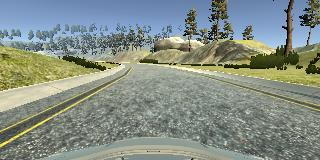
#> input picture resources/center_2022_11_14_10_22_32_396.jpg, 320 x 160 px, found by its file name; its folder holds only this picture in this run
$ python opencv_lane_detection_simple.py
#> lines starting #> are read from the running program, lines starting #| are printed output that depends on the picture; after the words box and inside, x2 and y2 are one past the last pixel; in counts of white or black regions, pixels touching at a corner belong together
import cv2
import matplotlib.pyplot as plt
import numpy as np
from matplotlib import image as mpimg


# Utility functions

# Returns edges detected in an image
def canny_edge_detector(frame):
    # Convert to grayscale as only image intensity needed for gradients
    gray = cv2.cvtColor(frame, cv2.COLOR_RGB2GRAY)

    # 5x5 gaussian blur to reduce noise
    blur = cv2.GaussianBlur(gray, (5, 5), 0)

    # Canny edge detector with minVal of 50 and maxVal of 150
    canny = cv2.Canny(blur, 50, 150)

    return canny


# Returns a masked image
def ROI_mask(image):
    rows, cols = image.shape

    # parameters for the image mask and for filtering lines
    left = 0.0 * cols
    right = 1.0 * cols
    x_margin = 0.40 * cols
    bottom = 0.85 * rows
    top = 0.40 * rows
    top_width = 0.35 * cols

    # a mask to be applied to the image
    top_left = (left + right - top_width) / 2
    top_right = (left + right + top_width) / 2
    vertices = np.array([[
        (left - x_margin, bottom),
        (top_left, top),
        (top_right, top),
        (right + x_margin, bottom)
    ]],
        dtype=np.int32)

    mask = np.zeros_like(image)
    cv2.fillPoly(mask, vertices, 255)  # 255 is the mask color

    # Bitwise AND between canny image and mask image
    masked_image = cv2.bitwise_and(image, mask)

    return masked_image


def get_coordinates(image, params):
    slope, intercept = params
    y1 = image.shape[0]
    y2 = int(y1 * (3 / 5))  # Setting y2 at 3/5th from y1
    x1 = int((y1 - intercept) / slope)  # Deriving from y = mx + c
    x2 = int((y2 - intercept) / slope)

    return np.array([x1, y1, x2, y2])


# Returns averaged lines on left and right sides of the image
def avg_lines(image, lines):
    left = []
    right = []

    for line in lines:
        x1, y1, x2, y2 = line.reshape(4)

        # Fit polynomial, find intercept and slope
        params = np.polyfit((x1, x2), (y1, y2), 1)
        slope = params[0]
        y_intercept = params[1]

        if slope < 0:
            left.append((slope, y_intercept))  # Negative slope = left lane
        else:
            right.append((slope, y_intercept))  # Positive slope = right lane

    # Avg over all values for a single slope and y-intercept value for each line

    left_avg = np.average(left, axis=0)
    right_avg = np.average(right, axis=0)

    # Find x1, y1, x2, y2 coordinates for left & right lines
    left_line = get_coordinates(image, left_avg)
    right_line = get_coordinates(image, right_avg)

    return np.array([left_line, right_line])


# Draws lines of given thickness over an image
def draw_lines(image, lines, thickness):
    print(lines)
    line_image = np.zeros_like(image)
    color = [0, 0, 255]

    if lines is not None:
        for x1, y1, x2, y2 in lines:
            cv2.line(line_image, (x1, y1), (x2, y2), color, thickness)

    # Merge the image with drawn lines onto the original.
    combined_image = cv2.addWeighted(image, 0.8, line_image, 1.0, 0.0)

    return combined_image


def process_image(frame):
    # Canny edge detection
    canny_edges = canny_edge_detector(frame)

    # Remove irrelevant segments of the image and retain only the lane portion
    cropped_image = ROI_mask(canny_edges)
    plt.figure()
    plt.imshow(cv2.cvtColor(cropped_image, cv2.COLOR_BGR2RGB))
    plt.show()

    # Hough transform to detect lanes from the detected edges
    lines = cv2.HoughLinesP(
        cropped_image,
        rho=2,  # Distance resolution in pixels
        theta=np.pi / 180,  # Angle resolution in radians
        threshold=100,  # Min. number of intersecting points to detect a line
        lines=np.array([]),  # Vector to return start and end points of the lines indicated by [x1, y1, x2, y2]
        minLineLength=40,  # Line segments shorter than this are rejected
        maxLineGap=25  # Max gap allowed between points on the same line
    )

    # Visualisations
    averaged_lines = avg_lines(frame, lines)  # Average the Hough lines as left or right lanes
    combined_image = draw_lines(frame, averaged_lines, 5)  # Combine the averaged lines on the real frame
    return combined_image


if __name__ == "__main__":
    # Test images
    import os

    test_image_dir = "./resources/"
    test_images = os.listdir(test_image_dir)

    for img in test_images:
        print(img)
        image = mpimg.imread(test_image_dir + img)
#> image is the input picture: shape (160, 320, 3); mean R, G, B 132.8, 142.4, 134
        plt.imshow(process_image(image))
#> in canny_edge_detector, `gray = cv2.cvtColor(frame, cv2.COLOR_RGB2GRAY)`:
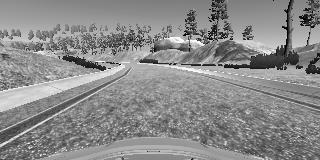
#> gray: shape (160, 320); min 0, max 253, mean 138.6
#> in canny_edge_detector, `blur = cv2.GaussianBlur(gray, (5, 5), 0)`:
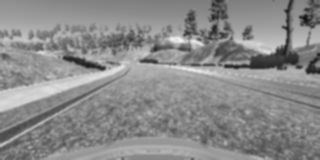
#> blur: shape (160, 320); min 17, max 243, mean 138.6
#> in canny_edge_detector, `canny = cv2.Canny(blur, 50, 150)`:
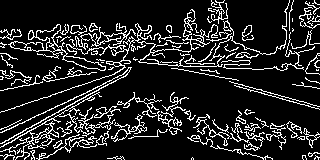
#> canny: shape (160, 320); 14.6% white in thin lines or dots
#> in ROI_mask, `cv2.fillPoly(mask, vertices, 255)`:
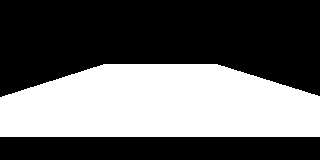
#> mask: shape (160, 320); 39% white; 1 white region, box (x1, y1, x2, y2) and area: (0, 64, 320, 137) 19963
#> in ROI_mask, `masked_image = cv2.bitwise_and(image, mask)`:
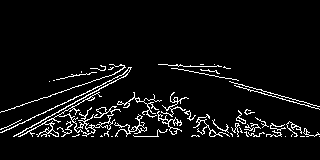
#> masked_image: shape (160, 320); 5.6% white in thin lines or dots, all inside (x1, y1, x2, y2) = (0, 64, 320, 137)
#> in process_image, `lines = cv2.HoughLinesP( cropped_image, rho=2,`: lines = 16 rows, first 6: [18, 133, 318, 133], [4, 127, 300, 127], [9, 125, 296, 125], [192, 135, 316, 135], [139, 121, 289, 121], [9, 129, 129, 71]
#> the loop in avg_lines, `for line in lines:` made 16 passes
#> (x1, y1, x2, y2, slope, y_intercept) on passes 1 to 12: (18, 133, 318, 133, 1.08e-16, 133), (4, 127, 300, 127, -1.43e-17, 127), (9, 125, 296, 125, -1.39e-16, 125), (192, 135, 316, 135, -6.88e-17, 135), (139, 121, 289, 121, 2.96e-17, 121), (9, 129, 129, 71, -0.483, 133.4), (36, 115, 112, 115, -1.85e-16, 115), (0, 112, 131, 67, -0.344, 112), (13, 136, 128, 72, -0.557, 143.2), (172, 65, 317, 106, 0.283, 16.37), (26, 132, 305, 128, -0.0143, 132.4), (17, 121, 112, 121, -5.63e-17, 121)
#> after the loop in avg_lines, `for line in lines:`: left = [(-1.43e-17, 127), (-1.39e-16, 125), (-6.88e-17, 135), (-0.483, 133.4), (-1.85e-16, 115), (-0.344, 112), (-0.557, 143.2), (-0.0143, 132.4), (-5.63e-17, 121), (-1.59e-16, 136), (-1.81e-16, 107)]; right = [(1.08e-16, 133), (2.96e-17, 121), (0.283, 16.37), (3.29e-17, 113), (0.0114, 129)]
#> in avg_lines, `left_avg = np.average(left, axis=0)`: left_avg = [-0.127, 126.1]
#> in avg_lines, `right_avg = np.average(right, axis=0)`: right_avg = [0.0588, 102.5]
#> in get_coordinates, `slope, intercept = params`: slope = -0.127; intercept = 126.1
#> in get_coordinates, `x1 = int((y1 - intercept) / slope)`: x1 = -266
#> in get_coordinates, `x2 = int((y2 - intercept) / slope)`: x2 = 236
#> in avg_lines, `left_line = get_coordinates(image, left_avg)`: left_line = [-266, 160, 236, 96]
#> in avg_lines, `right_line = get_coordinates(image, right_avg)`: right_line = [977, 160, -110, 96]
#> in process_image, `averaged_lines = avg_lines(frame, lines)`: averaged_lines = [[-266, 160, 236, 96], [977, 160, -110, 96]]
#| [[-266  160  236   96]
#|  [ 977  160 -110   96]]
#> the loop in draw_lines, `for x1, y1, x2, y2 in lines:` made 2 passes
#> after the loop in draw_lines, `for x1, y1, x2, y2 in lines:`:
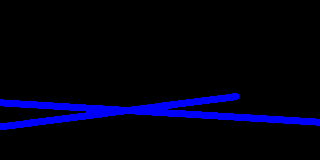
#> line_image: shape (160, 320, 3); mean of channels 0, 1, 2 0, 0, 18.2; drawn as R, G, B
#> in draw_lines, `combined_image = cv2.addWeighted(image, 0.8, line_image, 1.0, 0.0)`:
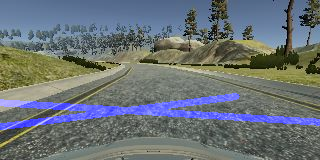
#> combined_image: shape (160, 320, 3); mean R, G, B 106.2, 113.9, 118.2
        plt.show()

$ run again, on resources/center_2022_11_28_10_30_01_749.jpg
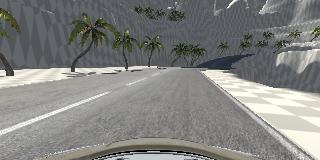
#> input picture resources/center_2022_11_28_10_30_01_749.jpg, 320 x 160 px, found by its file name
#> image is the input picture: shape (160, 320, 3); mean R, G, B 130.2, 130.9, 128.6
#> in canny_edge_detector, `canny = cv2.Canny(blur, 50, 150)`:
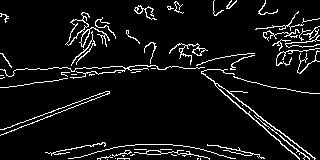
#> canny: shape (160, 320); 6.8% white in thin lines or dots
#> mask: shape (160, 320); 39% white; 1 white region, box (x1, y1, x2, y2) and area: (0, 64, 320, 137) 19963
#> masked_image: shape (160, 320); 1.9% white in thin lines or dots, all inside (x1, y1, x2, y2) = (0, 64, 311, 137)
#> lines = [[199, 68, 286, 136], [1, 129, 107, 91], [125, 69, 165, 69], [0, 135, 109, 93], [224, 94, 274, 136]]
#> the loop in avg_lines, `for line in lines:` made 5 passes
#> (x1, y1, x2, y2, slope, y_intercept) on passes 1 to 5: (199, 68, 286, 136, 0.782, -87.54), (1, 129, 107, 91, -0.358, 129.4), (125, 69, 165, 69, -4.52e-16, 69), (0, 135, 109, 93, -0.385, 135), (224, 94, 274, 136, 0.84, -94.16)
#> after the loop in avg_lines, `for line in lines:`: left = [(-0.358, 129.4), (-4.52e-16, 69), (-0.385, 135)]; right = [(0.782, -87.54), (0.84, -94.16)]
#> left_avg = [-0.248, 111.1]
#> right_avg = [0.811, -90.85]
#> in get_coordinates, `slope, intercept = params`: slope = -0.248; intercept = 111.1
#> in get_coordinates, `x1 = int((y1 - intercept) / slope)`: x1 = -197
#> in get_coordinates, `x2 = int((y2 - intercept) / slope)`: x2 = 60
#> left_line = [-197, 160, 60, 96]
#> right_line = [309, 160, 230, 96]
#> averaged_lines = [[-197, 160, 60, 96], [309, 160, 230, 96]]
#| [[-197  160   60   96]
#|  [ 309  160  230   96]]
#> the loop in draw_lines, `for x1, y1, x2, y2 in lines:` made 2 passes
#> in draw_lines, `combined_image = cv2.addWeighted(image, 0.8, line_image, 1.0, 0.0)`:
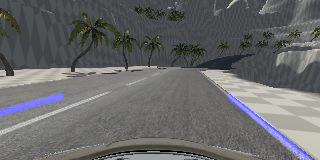
#> combined_image: shape (160, 320, 3); mean R, G, B 104.2, 104.7, 105.7

$ run again, on resources/center_2022_11_28_10_30_25_379.jpg
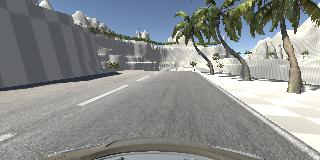
#> input picture resources/center_2022_11_28_10_30_25_379.jpg, 320 x 160 px, found by its file name
#> image is the input picture: shape (160, 320, 3); mean R, G, B 139.5, 142.3, 141.2
#> in canny_edge_detector, `canny = cv2.Canny(blur, 50, 150)`:
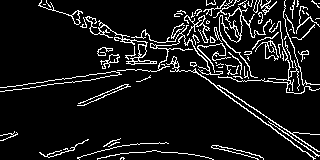
#> canny: shape (160, 320); 9.2% white in thin lines or dots
#> mask: shape (160, 320); 39% white; 1 white region, box (x1, y1, x2, y2) and area: (0, 64, 320, 137) 19963
#> masked_image: shape (160, 320); 2.1% white in thin lines or dots, all inside (x1, y1, x2, y2) = (0, 64, 320, 137)
#> lines = [[190, 65, 296, 136], [194, 72, 275, 129], [30, 87, 121, 74]]
#> the loop in avg_lines, `for line in lines:` made 3 passes
#> (x1, y1, x2, y2, slope, y_intercept) on passes 1 to 3: (190, 65, 296, 136, 0.67, -62.26), (194, 72, 275, 129, 0.704, -64.52), (30, 87, 121, 74, -0.143, 91.29)
#> after the loop in avg_lines, `for line in lines:`: left = [(-0.143, 91.29)]; right = [(0.67, -62.26), (0.704, -64.52)]
#> left_avg = [-0.143, 91.29]
#> right_avg = [0.687, -63.39]
#> in get_coordinates, `slope, intercept = params`: slope = -0.143; intercept = 91.29
#> in get_coordinates, `x1 = int((y1 - intercept) / slope)`: x1 = -481
#> in get_coordinates, `x2 = int((y2 - intercept) / slope)`: x2 = -33
#> left_line = [-481, 160, -33, 96]
#> right_line = [325, 160, 232, 96]
#> averaged_lines = [[-481, 160, -33, 96], [325, 160, 232, 96]]
#| [[-481  160  -33   96]
#|  [ 325  160  232   96]]
#> the loop in draw_lines, `for x1, y1, x2, y2 in lines:` made 2 passes
#> in draw_lines, `combined_image = cv2.addWeighted(image, 0.8, line_image, 1.0, 0.0)`:
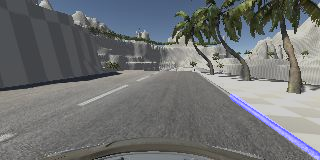
#> combined_image: shape (160, 320, 3); mean R, G, B 111.6, 113.8, 114.6

$ run again, on resources/center_2022_11_14_10_25_15_900.jpg
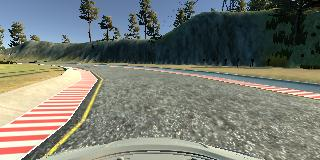
#> input picture resources/center_2022_11_14_10_25_15_900.jpg, 320 x 160 px, found by its file name
#> image is the input picture: shape (160, 320, 3); mean R, G, B 119.2, 122.2, 113.4
#> canny: shape (160, 320); 12.6% white in thin lines or dots
#> mask: shape (160, 320); 39% white; 1 white region, box (x1, y1, x2, y2) and area: (0, 64, 320, 137) 19963
#> masked_image: shape (160, 320); 5.7% white in thin lines or dots, all inside (x1, y1, x2, y2) = (0, 64, 320, 137)
#> lines = 18 rows, first 6: [57, 127, 292, 127], [6, 123, 290, 123], [30, 119, 281, 119], [49, 136, 319, 136], [54, 132, 310, 132], [71, 117, 282, 117]
#> the loop in avg_lines, `for line in lines:` made 18 passes
#> (x1, y1, x2, y2, slope, y_intercept) on passes 1 to 8: (57, 127, 292, 127, -7.65e-17, 127), (6, 123, 290, 123, -5.93e-17, 123), (30, 119, 281, 119, -9.35e-17, 119), (49, 136, 319, 136, -5.23e-17, 136), (54, 132, 310, 132, -1.17e-16, 132), (71, 117, 282, 117, 9.62e-17, 117), (71, 128, 287, 131, 0.0139, 127), (40, 113, 270, 113, -5.33e-17, 113)
#> after the loop in avg_lines, `for line in lines:`: left = [(-7.65e-17, 127), (-5.93e-17, 123), (-9.35e-17, 119), (-5.23e-17, 136), (-1.17e-16, 132), (-5.33e-17, 113), (-0.0256, 126.3), (-0.0537, 128), (-1.53e-16, 116), (-0.0417, 136), (-0.0241, 130.2)]; right = [(9.62e-17, 117), (0.0139, 127), (0.174, 42.31), (0.0294, 121.9), (0.159, 41.65), (0.012, 131.7), (0.0516, 118.7)]
#> left_avg = [-0.0132, 126.1]
#> right_avg = [0.0629, 100]
#> in get_coordinates, `slope, intercept = params`: slope = -0.0132; intercept = 126.1
#> in get_coordinates, `x1 = int((y1 - intercept) / slope)`: x1 = -2573
#> in get_coordinates, `x2 = int((y2 - intercept) / slope)`: x2 = 2278
#> left_line = [-2573, 160, 2278, 96]
#> right_line = [952, 160, -64, 96]
#> averaged_lines = [[-2573, 160, 2278, 96], [952, 160, -64, 96]]
#| [[-2573   160  2278    96]
#|  [  952   160   -64    96]]
#> the loop in draw_lines, `for x1, y1, x2, y2 in lines:` made 2 passes
#> in draw_lines, `combined_image = cv2.addWeighted(image, 0.8, line_image, 1.0, 0.0)`:
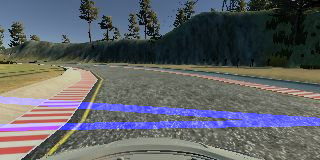
#> combined_image: shape (160, 320, 3); mean R, G, B 95.3, 97.8, 103.4
